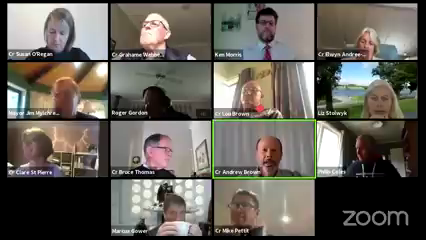
#> input picture work_dir/execrsice-video/frames/frame_00001.png, 426 x 240 px
$ python -i zoom_layout.py   (imports and definitions only)
#> lines starting #> are read from the running program, lines starting #| are printed output that depends on the picture; after the words box and inside, x2 and y2 are one past the last pixel; in counts of white or black regions, pixels touching at a corner belong together
#> further down, picture is the input picture: shape (240, 426, 3); mean B, G, R 87.7, 95.2, 99.5
"""Zoom-specific layout heuristics for the OCR & Name Scan stage.

Primary detector for `detect_display_name` (see `ocr.py`'s module
docstring for the full detector priority order): tried *before* the
generic whole-frame name-shape scan or GPT-4o vision, since it targets
Zoom's two predictable speaker-identifying UI spots directly by color and
fixed position -- more trustworthy than pattern-matching arbitrary slide
text whenever that UI is actually present, at the cost of per-deployment
calibration:

1. **Gallery/speaker view**: Zoom draws a colored border around the tile
   of whoever is currently talking. `find_active_speaker_tile` looks for
   that border (green by default -- measured off real footage; Zoom's
   exact highlight color has varied by version/theme, so it's tunable)
   and returns its bounding box; the caller then crops the bottom-*left*
   strip of that tile -- where Zoom actually overlays the participant's
   name pill, not the full
   width, which can otherwise include mute/video-status icons or a
   participant-count badge at the bottom-right -- and OCRs just that crop.
2. **Presentation/screen-share mode**: Zoom overlays a small "who's
   talking" badge (video thumbnail + name) in the top-right corner of the
   shared screen. `presentation_badge_bbox` returns a fixed crop region for
   the whole badge; `crop_badge_name_label` then narrows that down further
   to just the bottom strip, where the name sits below the thumbnail.

All thresholds here are heuristics tuned on typical Zoom recordings, not
guarantees -- they are exposed as parameters (and, via `config.Settings`,
as env vars / CLI flags) specifically so they can be recalibrated against
real footage without touching code.
"""

from __future__ import annotations

import cv2
import numpy as np
from pydantic import BaseModel


class ZoomLayoutSettings(BaseModel):
    """Tunable parameters for Zoom-specific speaker-identification heuristics."""

    enable_active_speaker_border: bool = True
    enable_presentation_badge: bool = True

    # HSV bounds for the active-speaker border color (default: green --
    # measured off real Zoom footage at hue ~42-50; widened to 35-65 for
    # margin. Recalibrate against your own recordings if Zoom's theme/
    # version highlights a different color, e.g. the older yellow border
    # some versions use, roughly hue 20-35).
    border_hue_min: int = 35
    border_hue_max: int = 65
    border_sat_min: int = 100
    border_val_min: int = 100

    # A qualifying tile's bounding box must cover between these fractions
    # of the frame's area, to reject small color-noise blobs and reject a
    # near-full-frame false match.
    border_min_area_fraction: float = 0.03
    border_max_area_fraction: float = 0.6

    # Morphological closing kernel (pixels) applied to the border color
    # mask before contour detection, to bridge small gaps a thin border
    # outline can develop from anti-aliasing or video compression --
    # without this, a broken outline can fail to form one contour large
    # enough to pass the area-fraction check above. 0 disables closing.
    border_close_kernel_size: int = 5

    # Fraction of the detected tile's height/width, from the bottom-left
    # corner, that's cropped and OCR'd for the participant's name overlay.
    # Zoom overlays the name as a pill anchored bottom-left of the tile,
    # not spanning its full width.
    name_label_height_fraction: float = 0.18
    name_label_width_fraction: float = 0.65

    # Fixed crop region (top-right corner) for the presentation-mode
    # "who's talking" badge, as a fraction of the frame's width/height.
    badge_top_fraction: float = 0.22
    badge_right_fraction: float = 0.22

    # Within that badge, the fraction of its height (from the bottom)
    # where the name sits below the speaker's video thumbnail.
    badge_name_height_fraction: float = 0.4


def find_active_speaker_tile(
    frame: np.ndarray,
    settings: ZoomLayoutSettings | None = None,
) -> tuple[int, int, int, int] | None:
    """Return the (x, y, w, h) bounding box of the active-speaker-bordered tile, if any."""
    settings = settings or ZoomLayoutSettings()
    hsv = cv2.cvtColor(frame, cv2.COLOR_BGR2HSV)
#> hsv: shape (240, 426, 3); mean H, S, V 36.4, 45.1, 103.1
    lower = np.array([settings.border_hue_min, settings.border_sat_min, settings.border_val_min])
    upper = np.array([settings.border_hue_max, 255, 255])
    mask = cv2.inRange(hsv, lower, upper)
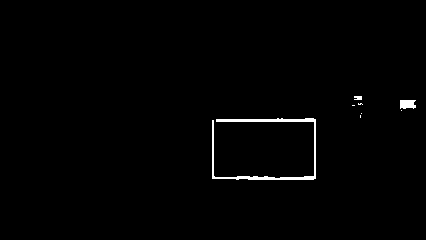
#> mask: shape (240, 426); 0.99% white; 8 white regions (5 under 20 px), largest, box (x1, y1, x2, y2) and area: (212, 118, 316, 180) 842, (400, 100, 416, 109) 126, (354, 96, 362, 100) 29

    if settings.border_close_kernel_size > 0:
        kernel = np.ones((settings.border_close_kernel_size, settings.border_close_kernel_size), np.uint8)
        mask = cv2.morphologyEx(mask, cv2.MORPH_CLOSE, kernel)
#> mask: shape (240, 426); 1% white; 6 white regions (3 under 20 px)

    contours, _ = cv2.findContours(mask, cv2.RETR_EXTERNAL, cv2.CHAIN_APPROX_SIMPLE)
#> contours = 6 contours, 3 with area under 20; largest, box (x1, y1, x2, y2) and area: (212, 118, 316, 180) 6158, (400, 100, 416, 111) 112, (354, 96, 363, 105) 37
    if not contours:
        return None

    frame_area = frame.shape[0] * frame.shape[1]
#> frame_area = 102240
    candidates = []
    for contour in contours:
        x, y, w, h = cv2.boundingRect(contour)
        area_fraction = (w * h) / frame_area
        if settings.border_min_area_fraction <= area_fraction <= settings.border_max_area_fraction:
            candidates.append((w * h, (x, y, w, h)))
#> this loop made 6 passes
#> (contour, x, y, w, h, area_fraction) on passes 2, 4: ([[360, 115], [360, 117]], 360, 115, 1, 3, 2.93e-05), ([[352, 105], [354, 105]], 352, 105, 3, 1, 2.93e-05)
#> (x, y, w, h, area_fraction) on pass 3: (361, 113, 1, 1, 9.78e-06)
#> after the loop, candidates = [(6448, (212, 118, 104, 62))]

    if not candidates:
        return None

    candidates.sort(key=lambda c: c[0], reverse=True)
    return candidates[0][1]


def crop_name_label(
    frame: np.ndarray,
    tile_bbox: tuple[int, int, int, int],
    settings: ZoomLayoutSettings | None = None,
) -> np.ndarray:
    """Crop the bottom-left corner of a speaker tile, where Zoom overlays the participant's name pill."""
    settings = settings or ZoomLayoutSettings()
    x, y, w, h = tile_bbox
    label_h = max(1, int(h * settings.name_label_height_fraction))
    label_w = max(1, int(w * settings.name_label_width_fraction))
    y0 = max(0, y + h - label_h)
    return frame[y0 : y + h, x : x + label_w]


def presentation_badge_bbox(
    frame_shape: tuple[int, ...],
    settings: ZoomLayoutSettings | None = None,
) -> tuple[int, int, int, int]:
    """Fixed top-right crop region for the presentation-mode speaker badge."""
    settings = settings or ZoomLayoutSettings()
    height, width = frame_shape[0], frame_shape[1]
    w = int(width * settings.badge_right_fraction)
    h = int(height * settings.badge_top_fraction)
    return (width - w, 0, w, h)


def crop_badge_name_label(
    frame: np.ndarray,
    badge_bbox: tuple[int, int, int, int],
    settings: ZoomLayoutSettings | None = None,
) -> np.ndarray:
    """Narrow the presentation badge crop to just its bottom strip, where the name sits below the video thumbnail."""
    settings = settings or ZoomLayoutSettings()
    x, y, w, h = badge_bbox
    label_h = max(1, int(h * settings.badge_name_height_fraction))
    y0 = y + h - label_h
    return frame[y0 : y + h, x : x + w]


def crop_region(frame: np.ndarray, bbox: tuple[int, int, int, int]) -> np.ndarray:
    x, y, w, h = bbox
    return frame[y : y + h, x : x + w]

>>> import cv2
>>> picture = cv2.imread('../../work_dir/execrsice-video/frames/frame_00001.png')
>>> result = find_active_speaker_tile(picture)
#> result = (212, 118, 104, 62)
